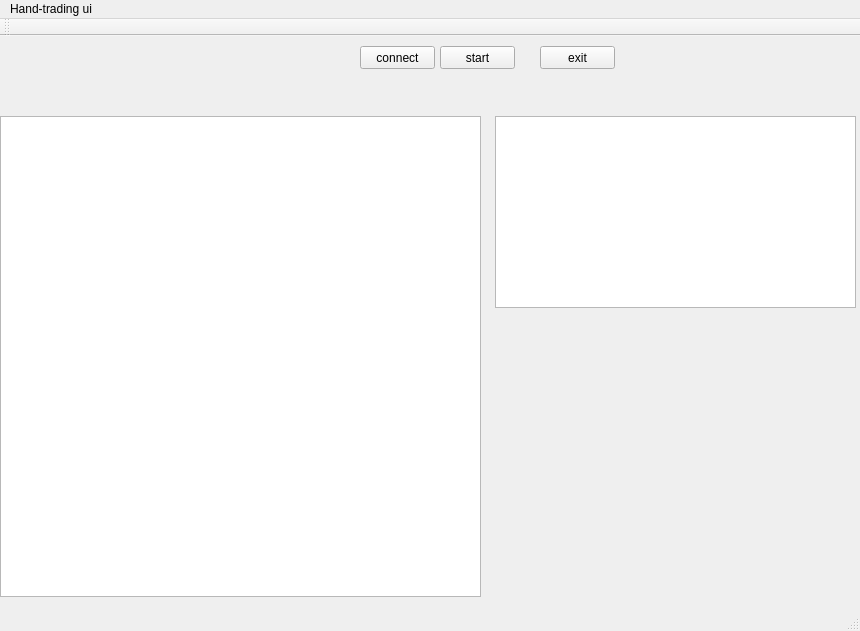
<?xml version="1.0" encoding="UTF-8"?>
<ui version="4.0">
 <class>MainWindow</class>
 <widget class="QMainWindow" name="MainWindow">
  <property name="geometry">
   <rect>
    <x>0</x>
    <y>0</y>
    <width>860</width>
    <height>631</height>
   </rect>
  </property>
  <property name="windowTitle">
   <string>MainWindow</string>
  </property>
  <widget class="QWidget" name="centralWidget">
   <widget class="QPushButton" name="start">
    <property name="geometry">
     <rect>
      <x>440</x>
      <y>10</y>
      <width>75</width>
      <height>23</height>
     </rect>
    </property>
    <property name="text">
     <string>start</string>
    </property>
   </widget>
   <widget class="QPushButton" name="connect">
    <property name="geometry">
     <rect>
      <x>360</x>
      <y>10</y>
      <width>75</width>
      <height>23</height>
     </rect>
    </property>
    <property name="text">
     <string>connect</string>
    </property>
   </widget>
   <widget class="QTableView" name="tv">
    <property name="geometry">
     <rect>
      <x>0</x>
      <y>80</y>
      <width>481</width>
      <height>481</height>
     </rect>
    </property>
   </widget>
   <widget class="QPushButton" name="exit">
    <property name="geometry">
     <rect>
      <x>540</x>
      <y>10</y>
      <width>75</width>
      <height>23</height>
     </rect>
    </property>
    <property name="text">
     <string>exit</string>
    </property>
   </widget>
   <widget class="QTableView" name="tv2">
    <property name="geometry">
     <rect>
      <x>495</x>
      <y>80</y>
      <width>361</width>
      <height>192</height>
     </rect>
    </property>
   </widget>
  </widget>
  <widget class="QMenuBar" name="menuBar">
   <property name="geometry">
    <rect>
     <x>0</x>
     <y>0</y>
     <width>860</width>
     <height>23</height>
    </rect>
   </property>
   <widget class="QMenu" name="menuHand_trading_ui">
    <property name="title">
     <string>Hand-trading ui</string>
    </property>
   </widget>
   <addaction name="menuHand_trading_ui"/>
  </widget>
  <widget class="QToolBar" name="mainToolBar">
   <attribute name="toolBarArea">
    <enum>TopToolBarArea</enum>
   </attribute>
   <attribute name="toolBarBreak">
    <bool>false</bool>
   </attribute>
  </widget>
  <widget class="QStatusBar" name="statusBar"/>
 </widget>
 <layoutdefault spacing="6" margin="11"/>
 <resources/>
 <connections/>
</ui>
